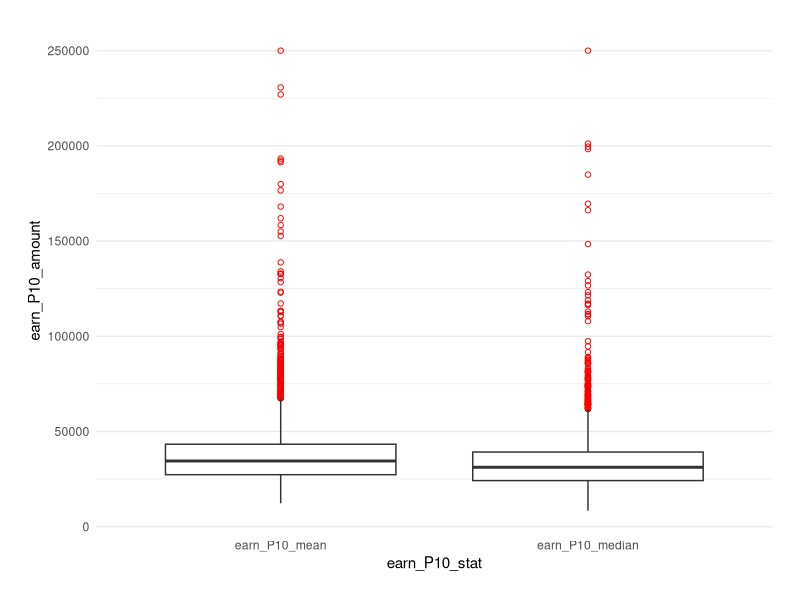
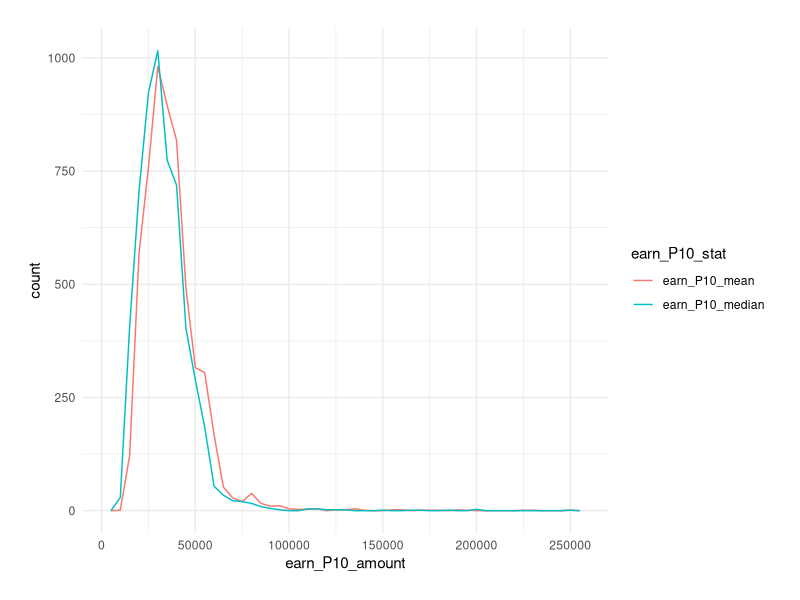
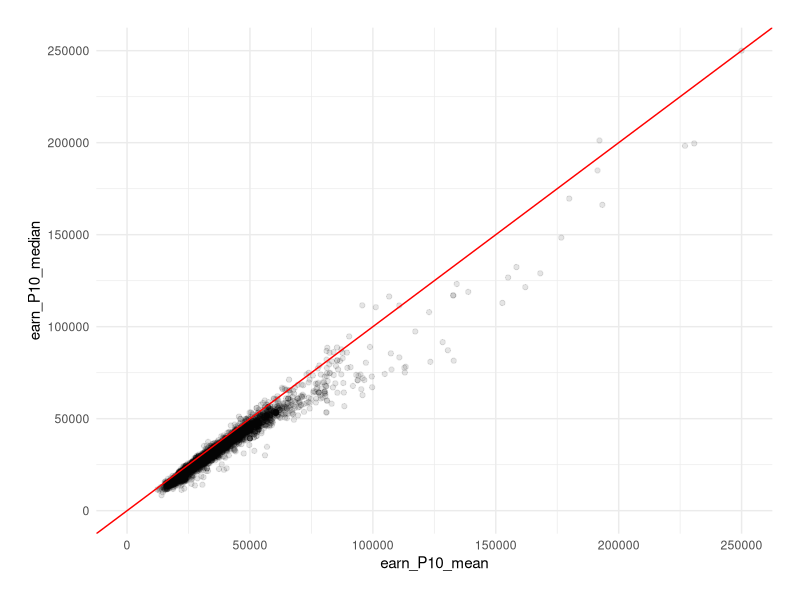
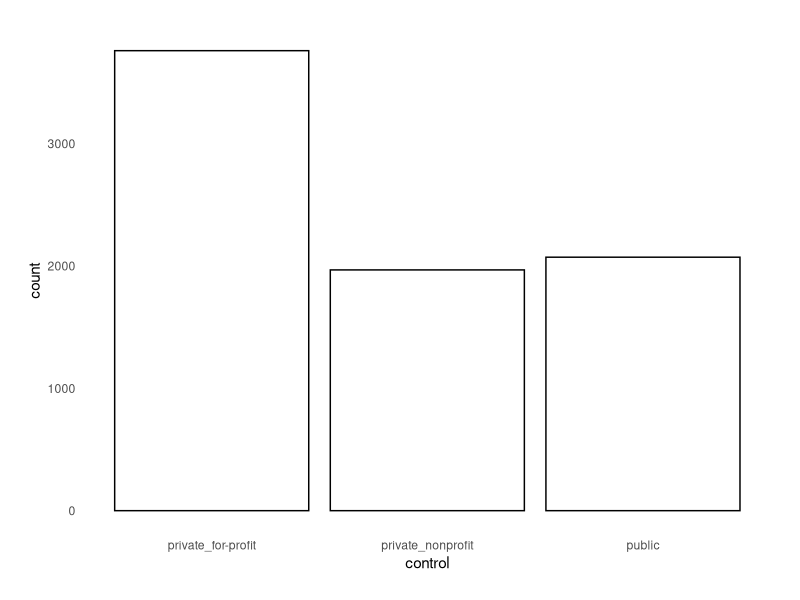
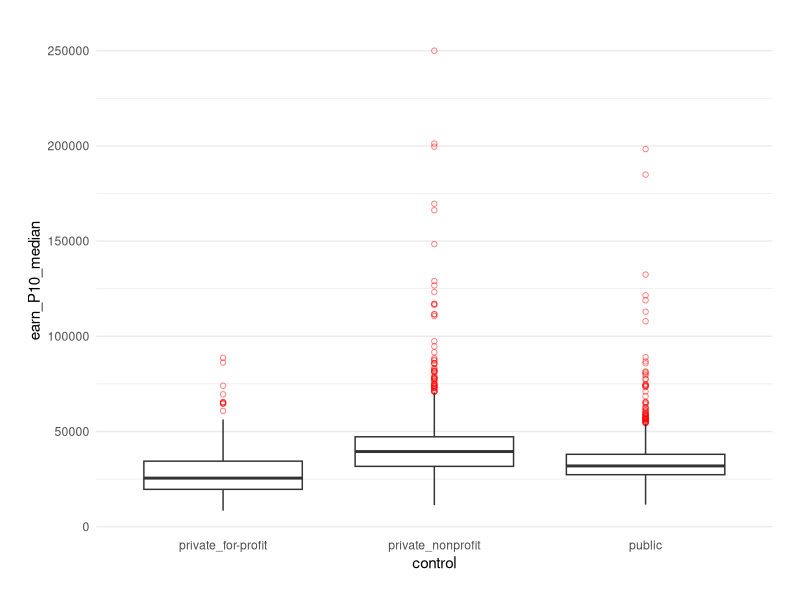

Here is the R script that generated these plots, in order: (Note: this script raises an error after producing the figures.)


## @knitr prelim

# Load packages
suppressWarnings(library(tidyr))
suppressWarnings(library(dplyr))
suppressWarnings(library(ggplot2))

# Set the theme for plotting
theme_set(theme_bw())
base_theme <- theme(plot.margin = unit(c(20, 20, 20, 20), "points"),
                    panel.margin = unit(c(15, 15, 15, 15), "points"),
                    panel.border = element_blank(),
                    strip.background = element_blank(),
                    strip.text = element_text(size = 15),
                    legend.key = element_blank(),
                    axis.ticks = element_blank())

# Load data
scorecard <- read.csv("./scorecard_clean.csv")
scorecard <- tbl_df(scorecard)

# Set levels for categorical variables
scorecard$control <- factor(scorecard$control, levels = c("private_for-profit", "private_nonprofit", "public"))
scorecard$degree <- factor(scorecard$degree, levels = c("certificate", "associate", "bachelor", "graduate"))

## Derive a new variable "region" from "state"
## Classification adapted from Census Bureau divisions
scorecard$region <- c()
lst_region <- list(
  "Northeast" = c("CT", "MA", "ME", "NH", "NJ", "NY", "PA", "RI", "VT"),
  "Midwest" = c("IA", "IL", "IN", "KS", "MI", "MN", "MO", "ND", "NE", "OH", "SD", "WI"),
  "South" = c("AL", "AR", "DC", "DE", "FL", "GA", "KY", "LA", "MD", "MS", "NC", "OK", "SC", "TN", "TX", "VA", "WV"),
  "West" = c("AZ", "CA", "CO", "ID", "MT", "NM", "NV", "OR", "UT", "WA", "WY"),
  "Noncontiguous" = c("AK", "AL", "AS", "FM", "GU", "HI", "MH", "MP", "PR", "PW", "VI")
)
for(key in names(lst_region)) {
  scorecard$region[scorecard$state %in% lst_region[[key]]] <- key
}
scorecard$region <- factor(scorecard$region, levels = names(lst_region))



## @knitr functions

# Function that produces box plots of the median postgraduate earnings for different levels of a category
box_PGE <- function(scorecard_data, var_cat_1, var_cat_2, view_range = NULL) {
  
  if(missing(var_cat_2)) {
    ggplot(scorecard_data %>%
                     filter(!is.na(earn_P10_median) & !is.na(scorecard_data[[var_cat_1]])), 
                   aes(x = eval(parse(text = var_cat_1)), y = earn_P10_median)) +
      geom_boxplot(alpha = 1/2, outlier.colour = "red", outlier.shape = 1) +
      coord_cartesian(ylim = view_range) +
      labs(x = var_cat_1) +
      base_theme +
      theme(panel.grid.major.x = element_blank(),
            panel.grid.minor.x = element_blank())
  } else {
    ggplot(scorecard_data %>%
                     filter(!is.na(earn_P10_median) & !is.na(scorecard_data[[var_cat_1]]) & !is.na(scorecard_data[[var_cat_2]])), 
                   aes(x = eval(parse(text = var_cat_1)), y = earn_P10_median, fill = eval(parse(text = var_cat_2)))) +
      geom_boxplot(alpha = 1/2, outlier.colour = "red", outlier.shape = 1) +
      coord_cartesian(ylim = view_range) +
      labs(x = var_cat_1, fill = var_cat_2) +
      base_theme +
      theme(panel.grid.major.x = element_blank(),
            panel.grid.minor.x = element_blank())
  }
}

# Function that plots histograms of the median postgraduate earnings for different levels of a category
hist_facet_PGE <- function(scorecard_data, cat_var, view_range = NULL, binwidth = 5000) {
  
  group_mdns <- scorecard_data %>%
    filter(!is.na(scorecard_data[[cat_var]])) %>%
    group_by_(cat_var) %>%
    summarise(mdn_PGE = median(earn_P10_median, na.rm = TRUE))
  
  group_mdns_df <- data.frame(cat_var = levels(scorecard_data[[cat_var]]), mdn_PGE = group_mdns[["mdn_PGE"]])
  
  plot <- ggplot(scorecard_data %>%
                   filter(!is.na(earn_P10_median) & !is.na(scorecard_data[[cat_var]])), 
                 aes(x = earn_P10_median)) +
    geom_histogram(binwidth = binwidth, fill = "navajowhite", col = "white") +
    geom_vline(aes(xintercept = mdn_PGE), data = group_mdns, col = "blue", size = 1) +
    coord_cartesian(xlim = view_range) +
    facet_wrap(as.formula(paste("~", cat_var)), ncol = 1, scales = "free_y") +
    base_theme
  
  return(plot)
}

bar_2cat <- function(scorecard_data, x_cat, fill_cat, position_type = "stack") {
  
  plot <- ggplot(scorecard_data %>%
                   filter(!is.na(scorecard_data[[x_cat]]) & !is.na(scorecard_data[[fill_cat]])), 
                 aes(x = eval(parse(text = x_cat)), fill = eval(parse(text = fill_cat)))) +
    geom_bar(position = position_type, alpha = 4/5) +
    labs(x = x_cat, fill = fill_cat) +
    base_theme +
    theme(panel.grid.major.x = element_blank(),
          panel.grid.minor.x = element_blank())
  
  return(plot)
}

# Make sure that the input categorical variable is set as a factor
bar_2cat_mdn_PGE <- function(scorecard_data, x_cat, fill_cat) {
  
  plot <- ggplot(scorecard_data %>%
                   filter(!is.na(earn_P10_median) & 
                            !is.na(scorecard_data[[x_cat]]) & 
                            !is.na(scorecard_data[[fill_cat]])) %>%
                   group_by_(x_cat, fill_cat) %>%
                   summarise(mdn_PGE = median(earn_P10_median, na.rm = TRUE)), 
                 aes(x = eval(parse(text = x_cat)), y = mdn_PGE, 
                     fill = eval(parse(text = fill_cat)))) +
    geom_bar(stat = "identity", position = "dodge", alpha = 4/5) +
    labs(x = x_cat, fill = fill_cat) +
    base_theme +
    theme(panel.grid.major.x = element_blank(),
          panel.grid.minor.x = element_blank())
  
  return(plot)
}

# Function that produces scatter plots and can color-code different levels of a category
scatter_plot <- function(scorecard_data, var_cont_y, var_cont_x, var_cat, view_range = NULL) {
  
  if(missing(var_cat)) {
    plot <- ggplot(scorecard_data %>%
                     filter(!is.na(scorecard_data[[var_cont_y]]) & 
                            !is.na(scorecard_data[[var_cont_x]])), 
                   aes(y = eval(parse(text = var_cont_y)), 
                       x = eval(parse(text = var_cont_x)))) +
      geom_point(alpha = 1/10, position = position_jitter(h = 0)) +
      coord_cartesian(ylim = view_range) +
      base_theme +
      labs(y = var_cont_y, x = var_cont_x)
  } else {
    plot <- ggplot(scorecard_data %>%
                     filter(!is.na(scorecard_data[[var_cont_y]]) & 
                            !is.na(scorecard_data[[var_cont_x]]) & 
                            !is.na(scorecard_data[[var_cat]])), 
                   aes(y = eval(parse(text = var_cont_y)), 
                       x = eval(parse(text = var_cont_x)), 
                       col = eval(parse(text = var_cat)))) +
      geom_point(alpha = 1/10, position = position_jitter(h = 0)) +
      coord_cartesian(ylim = view_range) +
      base_theme +
      labs(y = var_cont_y, x = var_cont_x, col = var_cat)
  }
  
  return(plot)
}

univariate_cont <- function(scorecard_data, var_cont, binwidth = 5000) {
  
  # Plot box plot
  p1 <- ggplot(scorecard_data %>%
                 filter(!is.na(scorecard_data[[var_cont]])), 
               aes(x = 1, y = eval(parse(text = var_cont)))) +
    geom_boxplot(outlier.colour = "red", outlier.shape = 1) +
    labs(y = var_cont) +
    base_theme +
    theme(panel.grid.major.x = element_blank(),
          panel.grid.minor.x = element_blank(),
          axis.title.x = element_blank(),
          axis.text.x = element_blank())
  
  # Plot histogram
  p2 <- ggplot(scorecard_data %>%
                 filter(!is.na(scorecard_data[[var_cont]])), 
               aes(x = eval(parse(text = var_cont)))) +
    geom_histogram(binwidth = binwidth, col = "white", fill = "lightsalmon") +
    labs(x = var_cont) +
    base_theme
  
  # Save plots as a list and return the result
  plot_list <- list("box" = p1, "hist" = p2)
  return(plot_list)
}



## @knitr PGE_stat

# Get a brief statistical summary
apply(scorecard[,c("earn_P10_mean", "earn_P10_median")], 2, summary)

# Distribution of Postgraduate Earnings: Mean vs. Median - Box Plot
ggplot(scorecard %>%
         filter(!is.na(earn_P10_median) & !is.na(earn_P10_mean)) %>%
         gather(earn_P10_stat, earn_P10_amount, earn_P10_median:earn_P10_mean), 
       aes(x = earn_P10_stat, y = earn_P10_amount)) +
  geom_boxplot(outlier.colour = "red", outlier.shape = 1) +
  base_theme +
  theme(panel.grid.major.x = element_blank(),
        panel.grid.minor.x = element_blank())

# Distribution of Postgraduate Earnings: Mean vs. Median - Frequency Polygon
ggplot(scorecard %>%
         filter(!is.na(earn_P10_median) & !is.na(earn_P10_mean)) %>%
         gather(earn_P10_stat, earn_P10_amount, earn_P10_median:earn_P10_mean), 
       aes(x = earn_P10_amount, col = earn_P10_stat)) +
  geom_freqpoly(binwidth = 5000) +
  scale_x_continuous(breaks = seq(0, 250000, 50000)) +
  base_theme

# Mean vs. Median Postgraduate Earnings
ggplot(scorecard %>%
         filter(!is.na(earn_P10_median) & !is.na(earn_P10_mean)),
       aes(x = earn_P10_mean, y = earn_P10_median)) +
  geom_point(alpha = 1/10, position = position_jitter(h = 0)) +
  coord_cartesian(xlim = c(0, 250000), ylim = c(0, 250000)) +
  geom_abline(slope = 1, colour = "red") +
  base_theme



## @knitr outliers

# Subset outliers
grad_earn_GT100K <- scorecard %>%
  filter(earn_P10_median > 100000) %>%
  arrange(desc(earn_P10_median))

# Print some of their info
grad_earn_GT100K %>%
  select(inst_name, earn_P10_median, control, degree, region) %>%
  print(n = nrow(grad_earn_GT100K))



## @knitr control

# Distribution of Different Control Types
ggplot(scorecard, aes(x = control)) +
  geom_bar(col = "black", fill = "white") +
  base_theme +
  theme(panel.grid = element_blank())



## @knitr PGE_control

# Distribution of Postgraduate Earnings by Control Type: Box Plot
box_PGE(scorecard, "control")

# Distribution of Postgraduate Earnings by Control Type: Histogram
hist_facet_PGE(scorecard, "control", view_range = c(0, 100000))



## @knitr degree

# Distribution of Primary Degree Types
ggplot(scorecard, aes(x = degree)) +
  geom_bar(col = "black", fill = "white") +
  base_theme +
  theme(panel.grid = element_blank())



## @knitr PGE_degree

# Distribution of Postgraduate Earnings by Degree Type: Box Plot
box_PGE(scorecard, "degree")

# Distribution of Postgraduate Earnings by Degree Type: Histogram
hist_facet_PGE(scorecard, "degree", view_range = c(0, 100000))



## @knitr region

# Regional Distribution
ggplot(scorecard, aes(x = region)) +
  geom_bar(col = "black", fill = "white") +
  base_theme +
  theme(panel.grid = element_blank())



## @knitr PGE_region

# Distribution of Postgraduate Earnings by Region: Box Plot
box_PGE(scorecard, "region")

# Distribution of Postgraduate Earnings by Region: Histogram
hist_facet_PGE(scorecard, "region", view_range = c(0, 100000))



## @knitr distribution_degree

# Distribution of Degree Types by Control Type
bar_2cat(filter(scorecard, !is.na(earn_P10_median)), "control", "degree", "fill") +
  labs(y = "proportion") +
  theme(panel.grid = element_blank())

# Distribution of Degree Types by Region
bar_2cat(filter(scorecard, !is.na(earn_P10_median)), "region", "degree", "fill") +
  labs(y = "proportion") +
  theme(panel.grid = element_blank())



## @knitr PGE_control_adjDegree

# Distribution of Postgraduate Earnings by Control Type, Adjusting for Degree Type
box_PGE(scorecard, "degree", "control")

# Median Postgraduate Earnings by Control Type, Adjusting for Degree Type
bar_2cat_mdn_PGE(scorecard, "degree", "control")



## @knitr PGE_region_adjDegree

# Distribution of Postgraduate Earnings by Region, Adjusting for Degree Type
box_PGE(scorecard, "degree", "region")

# Median Postgraduate Earnings by Region, Adjusting for Degree Type
bar_2cat_mdn_PGE(scorecard, "degree", "region")



## @knitr PGE_degree_adjControl

# Distribution of Postgraduate Earnings by Degree Type, Adjusting for Control Type
box_PGE(scorecard, "control", "degree")

# Median Postgraduate Earnings by Degree Type, Adjusting for Control Type
bar_2cat_mdn_PGE(scorecard, "control", "degree")



## @knitr PGE_degree_adjRegion

# Distribution of Postgraduate Earnings by Degree Type, Adjusting for Region
box_PGE(scorecard, "region", "degree")

# Median Postgraduate Earnings by Degree Type, Adjusting for Region
bar_2cat_mdn_PGE(scorecard, "region", "degree")



## @knitr medical

# Create a new variable for medical specialization based on institution names
scorecard <- scorecard %>%
  mutate(focus_medicine = ifelse(grepl("Medic", inst_name) | grepl("Pharm", inst_name) | grepl("Health", inst_name), "yes", "no"))

# Make the variable a factor
scorecard$focus_medicine <- factor(scorecard$focus_medicine, levels = c("no", "yes"))

# Distribution of medical vs. non-medical institutions
ggplot(scorecard, aes(x = focus_medicine)) +
  geom_bar(col = "black", fill = "white") +
  base_theme +
  theme(panel.grid = element_blank())



## @knitr PGE_medical

# Distribution of Postgraduate Earnings by Specialization in Medicine: Box Plot
box_PGE(scorecard, "focus_medicine")

# Distribution of Postgraduate Earnings by Specialization in Medicine: Histogram
hist_facet_PGE(scorecard, "focus_medicine", view_range = c(0, 100000))



## @knitr PGE_medical_adjDegree

# Distribution of Postgraduate Earnings by Specialization in Medicine, Adjusting for Degree Type
box_PGE(scorecard, "degree", "focus_medicine")



## @knitr PGE_gender

# Distribution of Postgraduate Earnings: Male vs. Female - Box Plot
ggplot(scorecard %>%
         filter(!is.na(earn_P10_mean_male) & !is.na(earn_P10_mean_female)) %>%
         gather(earn_P10_mean_gender, earn_P10_mean_amount, earn_P10_mean_male, earn_P10_mean_female), 
       aes(x = earn_P10_mean_gender, y = earn_P10_mean_amount)) +
  geom_boxplot(outlier.colour = "red", outlier.shape = 1) +
  base_theme +
  theme(panel.grid.major.x = element_blank(),
        panel.grid.minor.x = element_blank())

# Distribution of Postgraduate Earnings: Male vs. Female - Frequency Polygon
ggplot(scorecard %>%
         filter(!is.na(earn_P10_mean_male) & !is.na(earn_P10_mean_female)) %>%
         gather(earn_P10_mean_gender, earn_P10_mean_amount, earn_P10_mean_male, earn_P10_mean_female), 
       aes(x = earn_P10_mean_amount, col = earn_P10_mean_gender)) +
  geom_freqpoly(binwidth = 5000) +
  scale_x_continuous(breaks = seq(0, 250000, 50000)) +
  base_theme

# Male vs. Female Postgraduate Earnings
ggplot(scorecard %>%
         filter(!is.na(earn_P10_mean_male) & !is.na(earn_P10_mean_female)), 
       aes(x = earn_P10_mean_male, y = earn_P10_mean_female)) +
  geom_point(alpha = 1/10, position = position_jitter(h = 0)) +
  geom_abline(slope = 1, colour = "red") +
  base_theme



## @knitr PGE_gender_ttest

scorecard %>%
  filter(!is.na(earn_P10_mean_male) & !is.na(earn_P10_mean_female)) %>%
  mutate(earn_P10_mean_genderDiff = earn_P10_mean_male - earn_P10_mean_female) %>%
  select(earn_P10_mean_male, earn_P10_mean_female, earn_P10_mean_genderDiff) %>%
  summary()

ggplot(scorecard %>%
         filter(!is.na(earn_P10_mean_male) & !is.na(earn_P10_mean_female)) %>%
         mutate(earn_P10_mean_genderDiff = earn_P10_mean_male - earn_P10_mean_female), 
       aes(x = earn_P10_mean_genderDiff)) +
  geom_histogram(binwidth = 1000, col = "white", fill = "lightsalmon") +
  base_theme

t.test(scorecard$earn_P10_mean_male,
       scorecard$earn_P10_mean_female,
       conf.level = 0.95,
       paired = TRUE)



## @knitr PGE_male

# Derive a new variable for male proportion
scorecard <- scorecard %>%
  mutate(male_prop = 1 - female_prop)  # Assume comparatively little presence of LGBTQ students

# Postgraduate Earnings vs. Male Proportion
scatter_plot(scorecard, "earn_P10_median", "male_prop")



## @knitr PGE_male_degree

# Postgraduate Earnings vs. Male Proportion by Degree Type
scatter_plot(scorecard, "earn_P10_median", "male_prop", "degree")



## @knitr PGE_male_degree_zoomed

# Postgraduate Earnings vs. Male Proportion by Degree Type: Zoomed
scatter_plot(scorecard, "earn_P10_median", "male_prop", "degree", view_range = c(0, 75000))



## @knitr male_degree

# Male Proportion by Degree Type
ggplot(scorecard %>%
         filter(!is.na(degree) & !is.na(male_prop)),
       aes(x = male_prop, y = degree)) +
  geom_jitter(alpha = 1/5) +
  base_theme +
  theme(panel.grid = element_blank())



## @knitr PGE_male_adjDegree

# Postgraduate Earnings vs. Male Proportion, Adjusting for Degree Type
scatter_plot(scorecard %>%
               filter(!is.na(degree)), 
             "earn_P10_median", "male_prop") +
  geom_smooth(method = "lm") +
  facet_wrap(~ degree, scales = "free_y")



## @knitr PGE_race

# Postgraduate Earnings vs. Racial Proportion
scatter_plot(scorecard %>%
               filter(degree == "bachelor") %>%
               gather(UGDS_race, UGDS_prop, UGDS_white:UGDS_NA), 
             "earn_P10_median", "UGDS_prop") +
  facet_wrap(~ UGDS_race, scales = "free_x")



## @knitr famIncm

# Distribution of Average Family Income
univariate_cont(scorecard, "fam_income_median", binwidth = 2500)



## @knitr PGE_famIncm

# Postgraduate Earnings vs. Family Income
scatter_plot(scorecard, "earn_P10_median", "fam_income_median")



## @knitr PGE_famIncm_adjDegree

# Postgraduate Earnings vs. Family Income by Degree Type
scatter_plot(scorecard, "earn_P10_median", "fam_income_median", "degree")

# Postgraduate Earnings vs. Family Income, Adjusting for Degree Type
scatter_plot(scorecard %>%
               filter(!is.na(degree)), 
             "earn_P10_median", "fam_income_median") +
  facet_wrap(~ degree, scales = "free")



## @knitr cost

# Distribution of Cost of Attendance
univariate_cont(scorecard, "avg_net_cost", binwidth = 2500)



## @knitr PGE_cost

# Postgraduate Earnings vs. Cost of Attendance
scatter_plot(scorecard, "earn_P10_median", "avg_net_cost")



## @knitr PGE_cost_degree

# Postgraduate Earnings vs. Cost of Attendance by Degree Type
scatter_plot(scorecard, "earn_P10_median", "avg_net_cost", "degree")



## @knitr PGE_cost_adjDegree

# Postgraduate Earnings vs. Cost of Attendance, Adjusting for Degree Type
scatter_plot(scorecard %>%
               filter(!is.na(degree)), 
             "earn_P10_median", "avg_net_cost") +
  geom_smooth(method = "lm") +
  facet_wrap(~ degree, scales = "free", nrow = 2)



## @knitr PGE_cost_anomaly

# Print some info of unusual data points
scorecard %>%
  filter(avg_net_cost < 0) %>%
  select(inst_name, control, degree, earn_P10_median, avg_net_cost) %>%
  arrange(desc(earn_P10_median))



## @knitr debt

# Distribution of Student Debt
univariate_cont(scorecard, "grad_debt_median", binwidth = 2500)



## @knitr PGE_debt

# Postgraduate Earnings vs. Student Debt
scatter_plot(scorecard, "earn_P10_median", "grad_debt_median")



## @knitr PGE_debt_degree

# Postgraduate Earnings vs. Student Debt by Degree Type
scatter_plot(scorecard, "earn_P10_median", "grad_debt_median", "degree")



## @knitr PGE_debt_adjDegree

# Postgraduate Earnings vs. Student Debt, Adjusting for Degree Type
scatter_plot(scorecard %>%
               filter(!is.na(degree)), 
             "earn_P10_median", "grad_debt_median") +
  geom_smooth(method = "lm") +
  facet_wrap(~ degree, scales = "free")



## @knitr finalPlot1

box_PGE(scorecard, "degree", view_range = c(0, 150000)) +
  labs(x = "Primary Degree Type", y = "Median Income, 10 Years After Graduation [USD]",
       title = "Postgraduate Financial Success by Institution's Primary Degree Type")



## @knitr finalPlot2

# hist_density_PGE(scorecard, "control", view_range = c(0, 100000)) +
#   labs(x = "Median Income, 10 Years After Graduation", y = "Proportion",
#        title = "Postgraduate Financial Success by Institution's Control Type") +
#   theme(axis.text.x = element_text(size = 8))
# 
# hist_density_PGE(filter(scorecard, !is.na(degree)), "control", view_range = c(0, 100000)) +
#   facet_wrap(~ degree, ncol = 1) +
#   labs(x = "Median Income, 10 Years After Graduation", y = "Proportion",
#        title = "Adjusting for Primary Degree Type") +
#   theme(axis.text.x = element_text(size = 8),
#         strip.text = element_text(color = "dimgrey"))



## @knitr finalPlot3

# scatter_plot(scorecard, "earn_P10_median", "male_prop") +
#   labs(x = "Male Proportion", y = "Median Income, 10 Years After Graduation",
#        title = "Postgraduate Earnings vs. Male Proportion")
# 
# scatter_plot(scorecard %>%
#                filter(!is.na(degree)), 
#              "earn_P10_median", "male_prop") +
#   facet_wrap(~ degree, scales = "free_y") +
#   labs(x = "Male Proportion", y = "Median Income, 10 Years After Graduation",
#        title = "Adjusting for Primary Degree Type") +
#   theme(axis.text.x = element_text(size = 8),
#         axis.text.y = element_text(size = 8),
#         strip.text = element_text(color = "dimgrey"))
